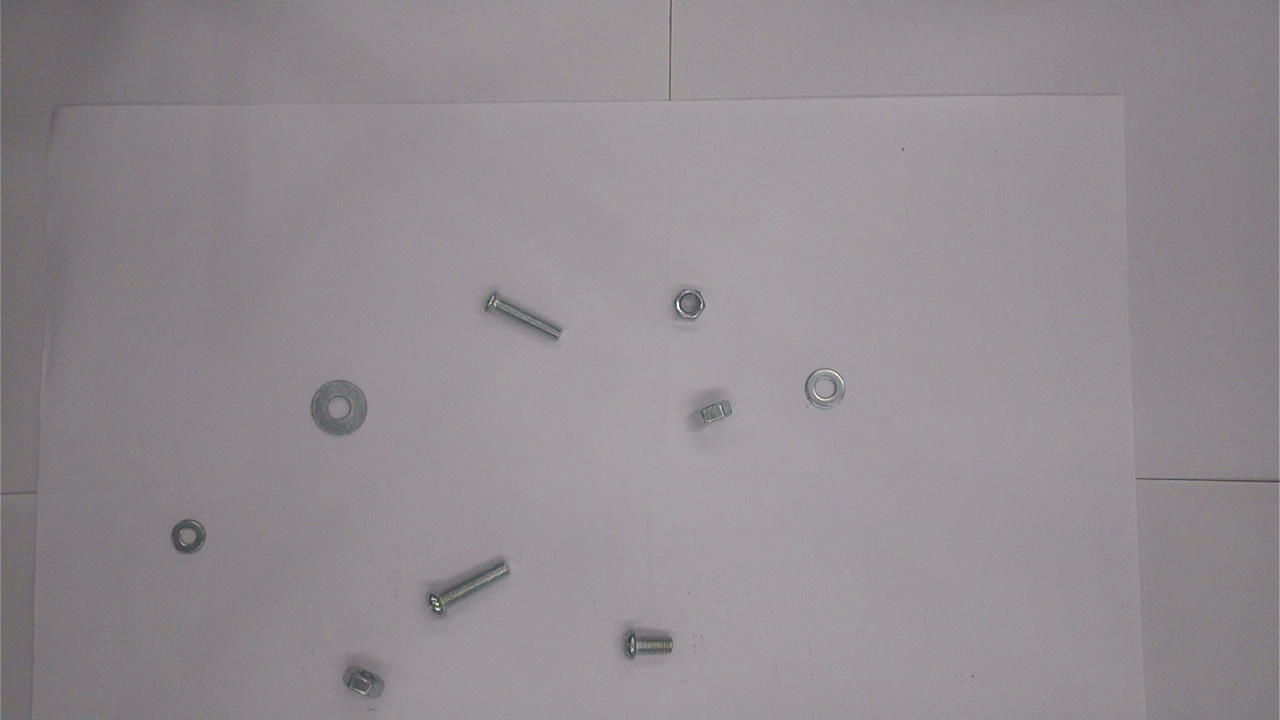
#> input picture data/logs/2026-10-28-r6-holdout-layout04/uvc/raw.png, 1280 x 720 px
$ python test_localize.py
#> lines starting #> are read from the running program, lines starting #| are printed output that depends on the picture; after the words box and inside, x2 and y2 are one past the last pixel; in counts of white or black regions, pixels touching at a corner belong together
### sim/vision/localization_opencv.py
"""Contrast-based OpenCV baseline and class-agnostic box evaluation."""

import cv2
import numpy as np


def contrast_mask(lab, background, color_threshold):
    """Exact half-integer median distances, without per-pixel float/sqrt arrays."""
    if background.shape == lab.shape and background.dtype == np.int16:
        # Local background is integer 0..255. Byte absdiff + a square LUT avoids
        # several full-frame int16/float conversions on the Cortex-A9.
        delta = cv2.absdiff(lab, background.astype(np.uint8))
        squares = cv2.LUT(delta, np.arange(256, dtype=np.float32) ** 2)
        squared = cv2.transform(squares, np.ones((1, 3), np.float32)) * 4
    else:
        delta = lab.astype(np.int16) * 2 - np.rint(background * 2).astype(np.int16)
        squared = np.einsum("ijk,ijk->ij", delta, delta, dtype=np.int32)
    threshold = float(color_threshold)
    if threshold <= 0:
        return np.full(lab.shape[:2], 255, dtype=np.uint8)
    if not np.isfinite(threshold) or threshold > 512:
        return np.zeros(lab.shape[:2], dtype=np.uint8)
    # Preserve float64 sqrt comparison at thresholds adjacent to exact distances.
    cutoff = int(4 * threshold * threshold)
    while np.sqrt(np.float64(cutoff) / 4) < threshold:
        cutoff += 1
    while cutoff > 0 and np.sqrt(np.float64(cutoff - 1) / 4) >= threshold:
        cutoff -= 1
    return (squared >= cutoff).astype(np.uint8) * 255


def detect_boxes(image, color_threshold=22, min_area_ratio=0.00008, background_mode="corners"):
    """Find separated objects that contrast with the four image corners."""
    if image is None or image.ndim != 3 or image.shape[2] != 3:
        raise ValueError("image must be a BGR color image")
    height, width = image.shape[:2]
    lab = cv2.cvtColor(image, cv2.COLOR_BGR2LAB)
    patch = max(2, min(height, width) // 40)
    corners = np.concatenate((lab[:patch, :patch].reshape(-1, 3),
                              lab[:patch, -patch:].reshape(-1, 3),
                              lab[-patch:, :patch].reshape(-1, 3),
                              lab[-patch:, -patch:].reshape(-1, 3)))
    if background_mode == "corners":
        background = np.median(corners, axis=0)
    elif background_mode in ("local", "local-fast"):
        # At 720p this removes narrow fasteners from the background estimate,
        # while following broad illumination gradients. Widen before doubling.
        factor, window = (8, 15) if background_mode == "local-fast" else (4, 31)
        small = cv2.resize(lab, (max(1, width//factor), max(1, height//factor)),
                           interpolation=cv2.INTER_AREA)
        background = cv2.resize(cv2.medianBlur(small, window), (width, height),
                                interpolation=cv2.INTER_LINEAR).astype(np.int16)
    else:
        raise ValueError("background_mode must be corners, local or local-fast")
    mask = contrast_mask(lab, background, color_threshold)
    if background_mode in ("local", "local-fast"):
        # Join small gaps in reflective rims before removing isolated grain.
        mask = cv2.morphologyEx(mask, cv2.MORPH_CLOSE,
                               cv2.getStructuringElement(cv2.MORPH_ELLIPSE, (7, 7)))
        mask = cv2.morphologyEx(mask, cv2.MORPH_OPEN,
                               cv2.getStructuringElement(cv2.MORPH_ELLIPSE, (3, 3)))
        count, _, stats, _ = cv2.connectedComponentsWithStats(mask)
        minimum = max(9, int(height * width * min_area_ratio))
        return [(int(x), int(y), int(x+w), int(y+h))
                for x,y,w,h,area in stats[1:] if area >= minimum]
    kernel = cv2.getStructuringElement(cv2.MORPH_ELLIPSE, (5, 5))
    mask = cv2.morphologyEx(mask, cv2.MORPH_OPEN, kernel)
    mask = cv2.morphologyEx(mask, cv2.MORPH_CLOSE, kernel)
    count, _, stats, _ = cv2.connectedComponentsWithStats(mask)
    minimum = max(9, int(height * width * min_area_ratio))
    return [(int(x), int(y), int(x + w), int(y + h))
            for x, y, w, h, area in stats[1:] if area >= minimum]


def box_iou(a, b):
    """Intersection-over-union for half-open XYXY boxes."""
    left, top = max(a[0], b[0]), max(a[1], b[1])
    right, bottom = min(a[2], b[2]), min(a[3], b[3])
    intersection = max(0, right - left) * max(0, bottom - top)
    area_a = max(0, a[2] - a[0]) * max(0, a[3] - a[1])
    area_b = max(0, b[2] - b[0]) * max(0, b[3] - b[1])
    return intersection / (area_a + area_b - intersection) if area_a + area_b > intersection else 0.0


def score_boxes(predicted, truth, threshold=0.5):
    """Greedily match boxes once; return precision, recall, and matched mean IoU."""
    candidates = sorted(((box_iou(p, t), i, j) for i, p in enumerate(predicted)
                         for j, t in enumerate(truth)), reverse=True)
    matched_p, matched_t, overlaps = set(), set(), []
    for overlap, i, j in candidates:
        if overlap < threshold:
            break
        if i not in matched_p and j not in matched_t:
            matched_p.add(i)
            matched_t.add(j)
            overlaps.append(overlap)
    tp = len(overlaps)
    return {"precision": tp / len(predicted) if predicted else float(not truth),
            "recall": tp / len(truth) if truth else float(not predicted),
            "mean_iou": float(np.mean(overlaps)) if overlaps else 0.0,
            "tp": tp, "fp": len(predicted) - tp, "fn": len(truth) - tp}

### data/golden/vision/localize/reference.py
"""定位黄金参考：亮背景上的暗目标，4 连通；不输出分类或工单通过结论。"""
from collections import deque


def locate(image, frame_id, config_id, threshold=96, min_area=8, max_targets=16):
    h = len(image)
    w = len(image[0]) if h else 0
    if not w or any(len(row) != w for row in image):
        raise ValueError("nonempty rectangular image required")
    if not 0 <= threshold <= 255 or min_area < 1 or max_targets < 1:
        raise ValueError("invalid segmentation parameters")
    if any(not isinstance(p, int) or not 0 <= p <= 255 for row in image for p in row):
        raise ValueError("pixels must be unsigned 8-bit integers")
    seen = bytearray(w * h)
    targets = []
    for y in range(h):
        for x in range(w):
            if seen[y*w+x] or image[y][x] >= threshold:
                continue
            queue = deque([(x, y)])
            seen[y*w+x] = 1
            x0 = x1 = x
            y0 = y1 = y
            area = 0
            while queue:
                px, py = queue.popleft()
                area += 1
                x0, x1 = min(x0, px), max(x1, px)
                y0, y1 = min(y0, py), max(y1, py)
                for nx, ny in ((px-1, py), (px+1, py), (px, py-1), (px, py+1)):
                    if 0 <= nx < w and 0 <= ny < h:
                        i = ny*w+nx
                        if not seen[i] and image[ny][nx] < threshold:
                            seen[i] = 1
                            queue.append((nx, ny))
            if area >= min_area:
                targets.append({"target_id": len(targets), "frame_id": frame_id,
                                "config_id": config_id, "bbox": [x0, y0, x1, y1],
                                "area": area, "touches_border": x0 == 0 or y0 == 0 or x1 == w-1 or y1 == h-1})
    status = "LOCATION_ONLY"
    if len(targets) > max_targets:
        status = "RECHECK_TARGET_LIMIT"
    elif any(t["touches_border"] for t in targets):
        status = "RECHECK_BORDER"
    return {"frame_id": frame_id, "config_id": config_id, "width": w, "height": h,
            "status": status, "targets": targets}


def crop_resize(image, bbox, width, height):
    """闭区间 bbox → 中心对齐 16.16 双线性；与 scaler 两级 8-bit lerp 口径相同。"""
    x0, y0, x1, y1 = bbox
    if width < 1 or height < 1 or not (0 <= x0 <= x1 < len(image[0]) and 0 <= y0 <= y1 < len(image)):
        raise ValueError("invalid crop or output size")
    sw, sh = x1-x0+1, y1-y0+1
    def coord(d, source, dest):
        # Verilog 有符号除法向零截断，不使用浮点。
        n = (source-dest) * 32768
        start = (abs(n) // dest) * (1 if n >= 0 else -1)
        a = max(0, min((source-1)*65536, start + d*(source*65536//dest)))
        i = a >> 16
        return i, min(i+1, source-1), (a >> 8) & 255
    result = []
    for y in range(height):
        ay, by, fy = coord(y, sh, height)
        row = []
        for x in range(width):
            ax, bx, fx = coord(x, sw, width)
            top = ((256-fx)*image[y0+ay][x0+ax] + fx*image[y0+ay][x0+bx]) >> 8
            bot = ((256-fx)*image[y0+by][x0+ax] + fx*image[y0+by][x0+bx]) >> 8
            row.append(((256-fy)*top + fy*bot) >> 8)
        result.append(row)
    return result


def prepare_targets(image, result, width, height):
    if result["status"] != "LOCATION_ONLY":
        raise ValueError("recheck required before inference")
    return [{**t, "pixels": crop_resize(image, t["bbox"], width, height),
             "pixel_format": "GRAY8", "input_size": [width, height]} for t in result["targets"]]

### sim/vision/test_localize.py
"""合成数据验证定位契约；真实反光/阴影/接触效果需要采样验收。"""
import sys
from pathlib import Path
sys.path.insert(0, str(Path(__file__).resolve().parents[2] / "data/golden/vision/localize"))
from reference import locate, crop_resize, prepare_targets


def main():
    import numpy as np
    from localization_opencv import contrast_mask
    from localization_opencv import detect_boxes, score_boxes
    lab = np.random.default_rng(20261015).integers(0, 256, (64, 96, 3), dtype=np.uint8)
    background = np.random.default_rng(20261103).integers(0,256,lab.shape,dtype=np.int16)
    distance = np.linalg.norm(lab.astype(np.float64)-background,axis=2)
    for threshold in [0,25,100,np.nextafter(distance[0,0],-np.inf),distance[0,0],np.nextafter(distance[0,0],np.inf)]:
        np.testing.assert_array_equal(contrast_mask(lab,background,threshold),(distance>=threshold).astype(np.uint8)*255)
    import cv2
    fixture = Path(__file__).resolve().parents[2] / "data/logs/2026-10-28-r6-holdout-layout04/uvc/raw.png"
    frame = cv2.imread(str(fixture))
#> frame is the input picture: shape (720, 1280, 3); mean B, G, R 145.8, 140.7, 146.2
    original = detect_boxes(frame,25,.00008,"local")
#> in detect_boxes, `corners = np.concatenate((lab[:patch, :patch].reshape(-1, 3), lab[:pat..`: corners = 1296 rows, first 8: [129, 127, 128], [109, 127, 128], [103, 127, 128], [111, 127, 128], [109, 127, 128], [109, 127, 128], [111, 127, 128], [107, 127, 128]
#> in contrast_mask (call 7), `squared = cv2.transform(squares, np.ones((1, 3), np.float32)) * 4`:
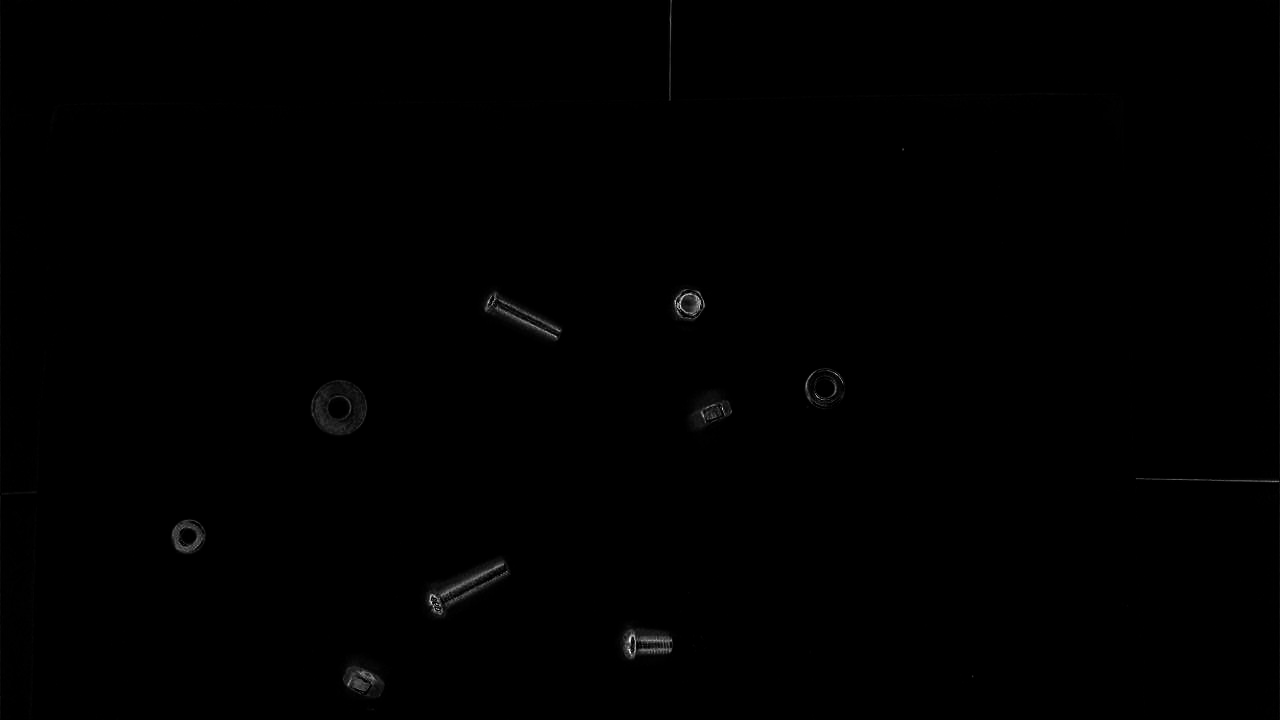
#> squared: shape (720, 1280) float32; min 0, max 48536, mean 125.2; drawn with min black and max white
#> in contrast_mask (call 7), `return (squared >= cutoff).astype(np.uint8) * 255`:
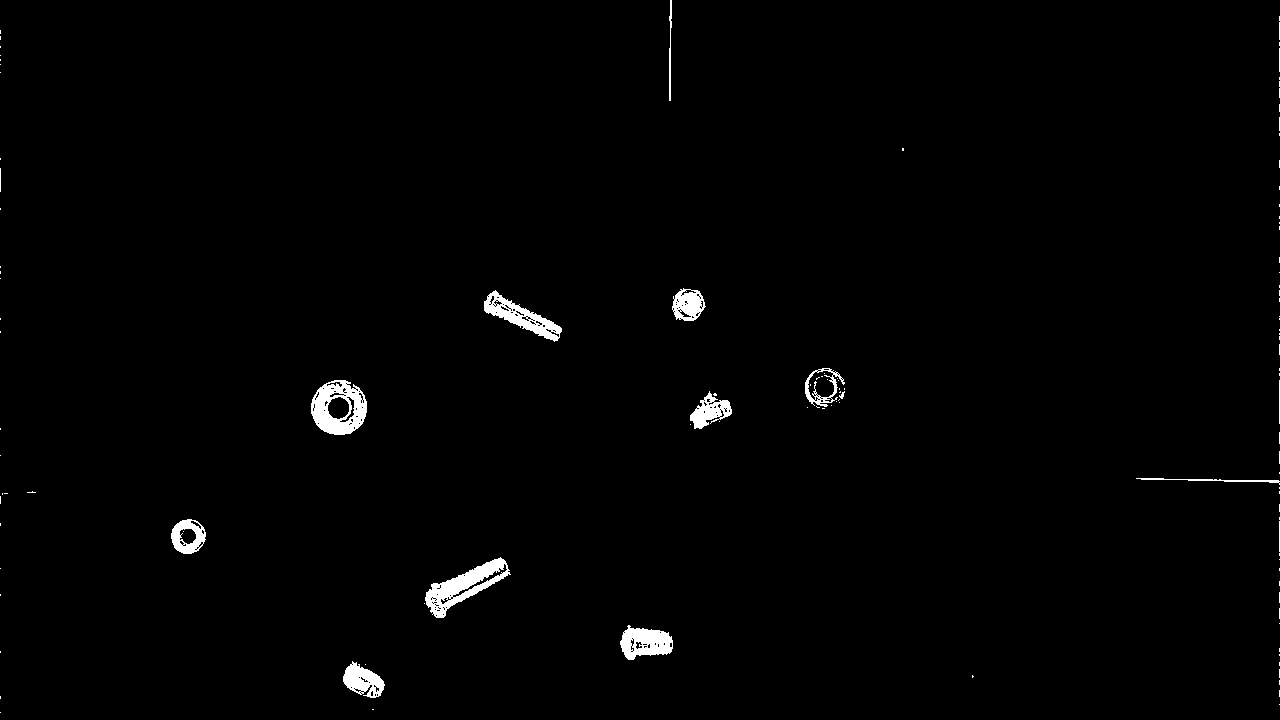
#> returned value: shape (720, 1280); 1.2% white; 117 white regions (101 under 20 px), largest, box (x1, y1, x2, y2) and area: (425, 557, 511, 618) 1892, (311, 380, 367, 435) 1851, (484, 290, 562, 342) 1339
#> in detect_boxes, `mask = cv2.morphologyEx(mask, cv2.MORPH_CLOSE, cv2.getStructuringEleme..`:
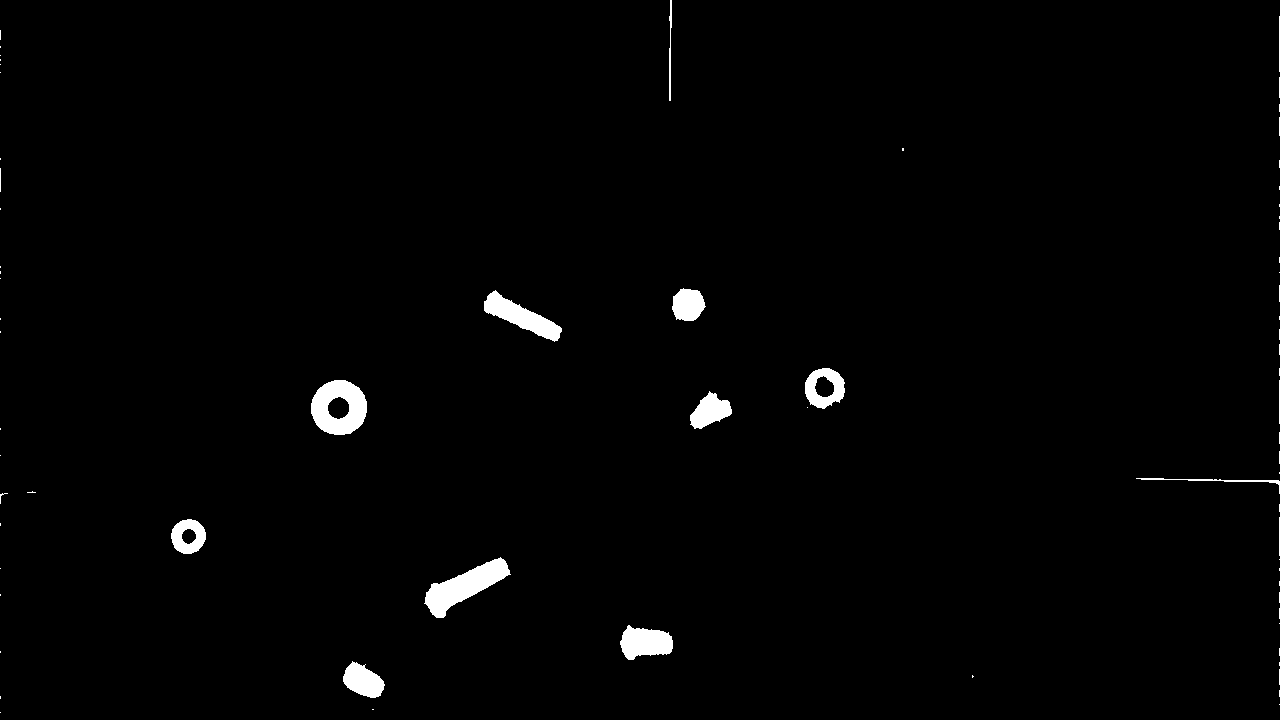
#> mask: shape (720, 1280); 1.4% white; 72 white regions (56 under 20 px), largest, box (x1, y1, x2, y2) and area: (424, 557, 511, 618) 2173, (311, 380, 367, 435) 2090, (484, 290, 562, 342) 1544
#> in detect_boxes, `mask = cv2.morphologyEx(mask, cv2.MORPH_OPEN, cv2.getStructuringElemen..`:
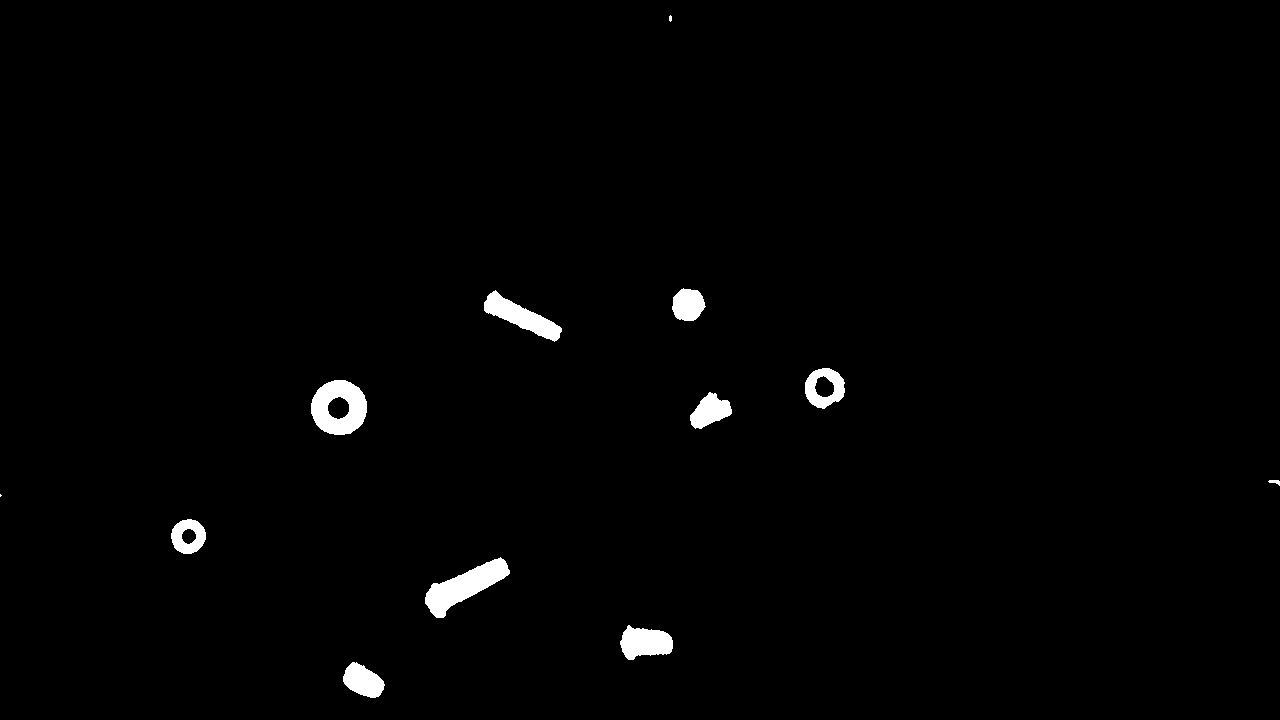
#> mask: shape (720, 1280); 1.3% white; 12 white regions (2 under 20 px), largest, box (x1, y1, x2, y2) and area: (425, 557, 510, 618) 2167, (311, 380, 367, 435) 2090, (484, 290, 562, 342) 1539
#> in detect_boxes, `count, _, stats, _ = cv2.connectedComponentsWithStats(mask)`: count = 13; stats = 13 rows, first 6: [0, 0, 1280, 720, 909933], [669, 15, 3, 7, 17], [672, 288, 34, 33, 844], [484, 290, 78, 52, 1539], [805, 368, 40, 41, 956], [311, 380, 56, 55, 2090]
#> original = [(672, 288, 706, 321), (484, 290, 562, 342), (805, 368, 845, 409), (311, 380, 367, 435), (690, 392, 732, 429), (171, 519, 206, 554), (425, 557, 510, 618), (620, 625, 673, 660), (343, 662, 385, 698)]
    fast = detect_boxes(frame,25,.00008,"local-fast")
#> in detect_boxes (call 2), `count, _, stats, _ = cv2.connectedComponentsWithStats(mask)`: stats = 13 rows, first 6: [0, 0, 1280, 720, 909947], [669, 15, 3, 7, 17], [672, 288, 34, 33, 844], [484, 290, 78, 52, 1538], [805, 368, 40, 41, 956], [311, 380, 56, 55, 2080]
#> fast = [(672, 288, 706, 321), (484, 290, 562, 342), (805, 368, 845, 409), (311, 380, 367, 435), (689, 392, 732, 429), (171, 519, 206, 554), (425, 557, 510, 618), (620, 625, 673, 660), (343, 662, 385, 698)]
    metrics = score_boxes(fast,original,.9)
#> in score_boxes, `candidates = sorted(((box_iou(p, t), i, j) for i, p in enumerate(predi..`: candidates = 81 items, first 6: (1, 8, 8), (1, 7, 7), (1, 6, 6), (1, 5, 5), (1, 3, 3), (1, 2, 2)
#> the loop in score_boxes, `for overlap, i, j in candidates:` made 10 passes
#> after the loop in score_boxes, `for overlap, i, j in candidates:`: matched_p = 9 items; overlaps = [1, 1, 1, 1, 1, 1, 1, 1, 0.977]
#> in score_boxes, `tp = len(overlaps)`: tp = 9
#> metrics = {'precision': 1, 'recall': 1, 'mean_iou': 0.997, 'tp': 9, 'fp': 0, 'fn': 0}
    assert len(original) == len(fast) == 9 and metrics["tp"] == 9 and metrics["mean_iou"] > .97
    thresholds = [-1, 0, 22, 22.5, 512, float("inf"), float("nan")]
    for background in (np.array([.5, 127.5, 254.5]), np.array([0., 255., 127.])):
        distance = np.linalg.norm(lab.astype(np.float32) - background, axis=2)
        for value in distance.ravel()[::199]:
            thresholds.extend((value, np.nextafter(value, -np.inf), np.nextafter(value, np.inf)))
        for threshold in thresholds:
            expected = (distance >= threshold).astype(np.uint8) * 255
            np.testing.assert_array_equal(contrast_mask(lab, background, threshold), expected)
    image = [[240] * 32 for _ in range(24)]
    assert locate(image, 7, 3)["targets"] == []
    for y in range(3, 8):
        for x in range(2, 6):
            image[y][x] = 20
    for y in range(11, 16):
        for x in range(20, 27):
            image[y][x] = 30
    image[20][10] = 0  # 孤立噪点被面积过滤
    result = locate(image, 7, 3)
    assert [t["bbox"] for t in result["targets"]] == [[2, 3, 5, 7], [20, 11, 26, 15]]
    assert [t["area"] for t in result["targets"]] == [20, 35]
    assert all(t["frame_id"] == 7 and t["config_id"] == 3 for t in result["targets"])
    crops = prepare_targets(image, result, 8, 4)
    assert crops[0]["pixels"] == [[20]*8 for _ in range(4)]
    assert crops[1]["pixels"] == [[30]*8 for _ in range(4)]
    assert crops[1]["bbox"] == [20, 11, 26, 15] and crops[1]["input_size"] == [8, 4]
    assert crop_resize([[0, 64], [128, 255]], [0, 0, 1, 1], 1, 1) == [[111]]
    assert crop_resize([[173]], [0, 0, 0, 0], 3, 2) == [[173]*3]*2
    golden_root = Path(__file__).resolve().parents[2] / "data/golden/vision"
    for folder, sw, sh, dw, dh in (("scaler", 16, 8, 32, 16), ("scaler_ds", 32, 16, 8, 4)):
        source = [int(p, 16) for p in (golden_root/folder/"input_gray.hex").read_text().split()]
        expected = [int(p, 16) for p in (golden_root/folder/"expected_y.hex").read_text().split()]
        scaled = crop_resize([source[y*sw:(y+1)*sw] for y in range(sh)], [0, 0, sw-1, sh-1], dw, dh)
        assert [p for row in scaled for p in row] == expected
    try:
        prepare_targets(image, locate(image, 7, 3, max_targets=1), 8, 4)
        raise AssertionError("recheck scene accepted")
    except ValueError:
        pass
    assert locate(image, 7, 3, max_targets=1)["status"] == "RECHECK_TARGET_LIMIT"
    image[0][0:8] = [0] * 8
    assert locate(image, 8, 3)["status"] == "RECHECK_BORDER"
    try:
        locate([[0], [0, 1]], 1, 1)
        raise AssertionError("malformed image accepted")
    except ValueError:
        pass
    print("PASS: localization exact integer distance/threshold parity, empty/multiple/noise/limit/border and ROI metadata")


if __name__ == "__main__":
#> (the run stopped early here; a loop or call above may not have finished)
